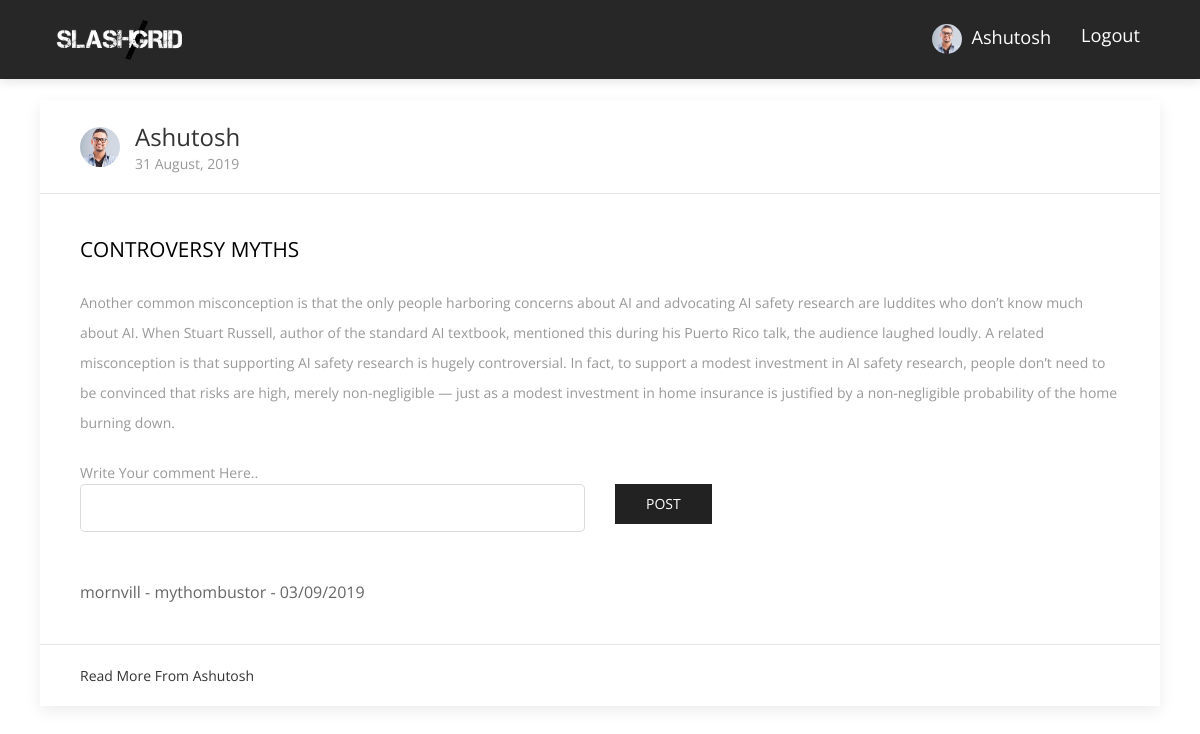
The page /post/6 (signed in) on the database as committed earlier.
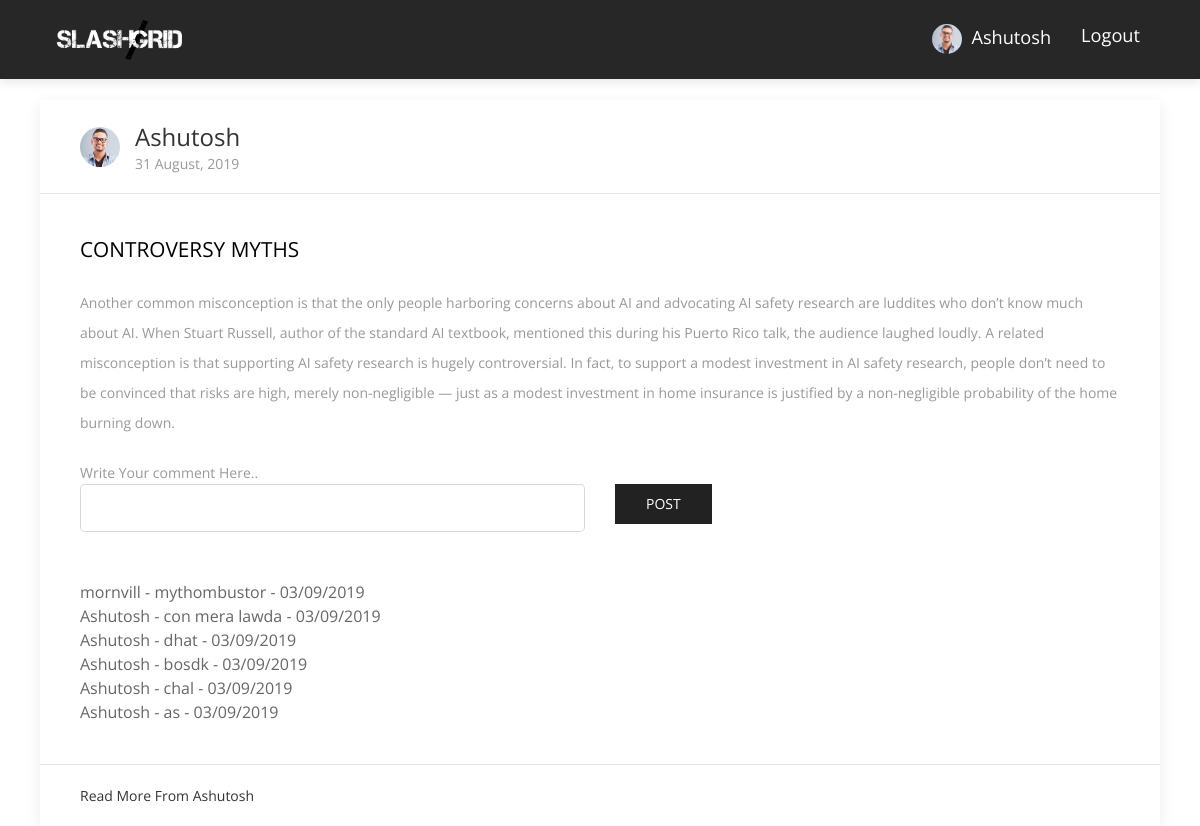
The same page on the database as committed later.
### flaskblog/models.py (models this page shows, shortened)
class User(db.Model, UserMixin):
    id = db.Column(db.Integer, primary_key=True)
    username = db.Column(db.String(20), unique=True, nullable=False)
    email = db.Column(db.String(120), unique=True, nullable=False)
    image_file = db.Column(db.String(20), nullable=False, default='default.jpg')
    password = db.Column(db.String(60), nullable=False)
    fb_link = db.Column(db.String(120), unique=True, nullable=True)
    posts = db.relationship('Post', backref='author', lazy=True)
    comment = db.relationship('Comments', backref='author', lazy=True)

class Post(db.Model):
    id = db.Column(db.Integer, primary_key=True)
    title = db.Column(db.String(100), nullable=False)
    date_posted = db.Column(db.DateTime, nullable=False, default=datetime.utcnow)
    content = db.Column(db.Text, nullable=False)
    user_id = db.Column(db.Integer, db.ForeignKey('user.id'), nullable=False)
    comment = db.relationship('Comments', backref='post', lazy=True)

class Comments(db.Model):
    id = db.Column(db.Integer, primary_key=True)
    title = db.Column(db.String(100), nullable=False)
    date_posted = db.Column(db.DateTime, nullable=False, default=datetime.utcnow)
    post_id = db.Column(db.Integer, db.ForeignKey('post.id'), nullable=False)
    user_id = db.Column(db.Integer, db.ForeignKey('user.id'), nullable=False)

### flaskblog/posts/routes.py (the view)
@posts.route("/post/<int:post_id>", methods=['GET', 'POST'])
@login_required
def post(post_id):
    comment = Comments.query.filter_by(post_id=post_id)
    form = CommentsForm()
    if form.validate_on_submit():
        post = Post.query.get(post_id)
        comment = Comments(title=form.title.data, author= current_user, post=post)
        db.session.add(comment)
        db.session.commit()
        return redirect(url_for('posts.post', post_id=post.id))
    post = Post.query.get_or_404(post_id)
    return render_template('post.html', title=post.title, post=post, comments=comment, form=form)

### flaskblog/posts/forms.py
class CommentsForm(FlaskForm):
    title = StringField('Comment..', validators=[DataRequired()])
    submit = SubmitField('Post')

### flaskblog/models.py (called while the page is built)
@login_manager.user_loader
def load_user(user_id):
    return User.query.get(int(user_id))

### flaskblog/templates/post.html (shortened to what this page needs)
{% extends "base.html" %}
{% block content %}
<div class="uk-container" style="margin-top:100px">
    <div class="uk-card uk-card-default uk-width-1-1@m">
      <div class="uk-card-header">
            <div class="uk-grid-small uk-flex-middle" uk-grid>
                <div class="uk-width-auto">
                    <img class="uk-border-circle" width="40" height="40" src="{{ url_for('static', filename='profile_pics/' + post.author.image_file) }}">
                </div>
                <div class="uk-width-expand">
                <h3 class="uk-card-title uk-margin-remove-bottom"  style="text-transform:capitalize"> {{ post.author.username }}
                </h3>
                    <p class="uk-text-meta uk-margin-remove-top"><time datetime="{{ post.date_posted.strftime('%d %B %Y') }}">{{ post.date_posted.strftime('%d %B, %Y') }}</time></p>
                </div>
            </div>
        </div>
        <div class="uk-card-body">
          <p style="font-size: 1.3em;color:black;">{{ post.title }}</p>
          <br>
            <p>{{ post.content }}</p>
            <br>
            <p>
              <form class="login100-form validate-form" method="POST" action="" >
                <span class="login100-form-title p-b-26">
                  Write Your comment Here..
            	</span>
                          <div class="row text-center">
                          <fieldset class="form-group col-lg-6">
                              <div class="form-group">
                                  {% if form.title.errors %}
                                      {{ form.title(class="form-control form-control-lg is-invalid") }}
                                      <div class="invalid-feedback">
                                          {% for error in form.title.errors %}
                                              <span>{{ error }}</span>
                                          {% endfor %}
                                      </div>
                                  {% else %}
                                      {{ form.title(class="form-control form-control-lg") }}
                                  {% endif %}
                              </div>
                          </fieldset>
                          <div class="form-group col-lg-6 text-left">
                              {{ form.submit(class="uk-button uk-button-secondary") }}
                          </div>
                          </div>
              </form>
              {% for comment in comments %}
              {{ comment.author.username }} - {{ comment.title }} - {{ comment.date_posted.strftime('%d/%m/%Y') }}
              <br>
              {% endfor %}
            </p>
        </div>
        <div class="uk-card-footer">
            <a href="{{ url_for('users.user_posts', username=post.author.username) }}" class="uk-button uk-button-text" style="text-transform: capitalize">Read more from {{ post.author.username }}</a>
        </div>
    </div>
</div>
{% endblock %}

### flaskblog/templates/base.html (shortened to what this page needs)
<!DOCTYPE html>
<html>
<head>
    <link rel="stylesheet" href="{{ url_for('static', filename='uikit-3.1.8/css/uikit.min.css') }}" />
    <link rel="stylesheet" href="https://maxcdn.bootstrapcdn.com/bootstrap/4.0.0/css/bootstrap.min.css">
  <link href="{{ url_for('static', filename='plugins/bootstrap/css/bootstrap.min.css') }}" rel="stylesheet">
  <link href="{{ url_for('static', filename='plugins/themefisher-font/style.css') }}" rel="stylesheet">
  <link href="{{ url_for('static', filename='plugins/slick/slick.css') }}" rel="stylesheet">
  <link href="{{ url_for('static', filename='plugins/slick/slick-theme.css') }}" rel="stylesheet">
  <link rel="stylesheet" href="https://stackpath.bootstrapcdn.com/font-awesome/4.7.0/css/font-awesome.min.css">
  <link href="{{ url_for('static', filename='css/style.css') }}" rel="stylesheet">
    </head>
    <body class="uk-margin-large-top">
            <main role="main" class="">
                    <div class="">
                      <div class="">
                        {% block content %}{% endblock %}
                      </div>
                    </div>
            </main>
</body>
</html>
    </body>
</html>

### flaskblog/templates/navbar.html (shortened to what this page needs)
<nav class="navbar main-nav  fixed-top navbar-expand-lg" style="background:#272727 !important">
    <div class="container">
        <a class="navbar-brand" href="/"><img src="{{ url_for('static', filename='images/download2.png') }}" alt="logo" width="150" style="padding:10px"></a>
        <div class="collapse navbar-collapse" id="navbarNav">
        <ul class="navbar-nav ml-auto">
          {% if current_user.is_authenticated %}
          <li class="nav-item">
              <a class="nav-link" href="{{ url_for('users.account') }}" style="text-transform: capitalize;color:white;font-size:1.3em">
                  <img class="rounded-circle" src="{{ url_for('static', filename='profile_pics/' + current_user.image_file) }}" width="30">
                  &nbsp;{{ current_user.username }}
              </a>
          </li>
          <li class="nav-item">
              <a class="nav-link" href="{{ url_for('users.logout') }}" style="color:white;font-size:1.3em">Logout</a>
          </li>
         {% endif %}
        </ul>
        </div>
    </div>
</nav>

### flaskblog/static/css/style.css (style rules this page uses)
body { font-family: "Open Sans", sans-serif; -webkit-font-smoothing: antialiased; }
h1, h2, h3, h4, h5, h6 { font-family: "Open Sans", sans-serif; color: #5e5e5e; font-weight: 400; line-height: 1; }
h3 { font-size: 36px; }
p, a, li, blockquote, label, span { font-size: 14px; letter-spacing: 0; line-height: 22px; color: #999999; margin-bottom: 0; }
p { line-height: 30px; }
.transition, .main-nav, .main-nav .navbar-brand { transition: .3s ease; }
.main-nav { background: #7d71d3; box-shadow: 0px 3px 10px 0px rgba(0, 0, 0, 0.1); }
.main-nav .navbar-brand { padding: 0; }
.main-nav .navbar-nav .nav-item { position: relative; }
.main-nav .navbar-nav .nav-item .nav-link { position: relative; text-align: center; font-size: 13px; color: #000; padding-left: 15px; padding-right: 15px; }

Rows that differ between the two databases and show on the page:
added Comments: author.username "Ashutosh", title "con mera lawda", date_posted "03/09/2019"
added Comments: author.username "Ashutosh", title "dhat", date_posted "03/09/2019"
added Comments: author.username "Ashutosh", title "bosdk", date_posted "03/09/2019"
added Comments: author.username "Ashutosh", title "chal", date_posted "03/09/2019"
added Comments: author.username "Ashutosh", title "as", date_posted "03/09/2019"
